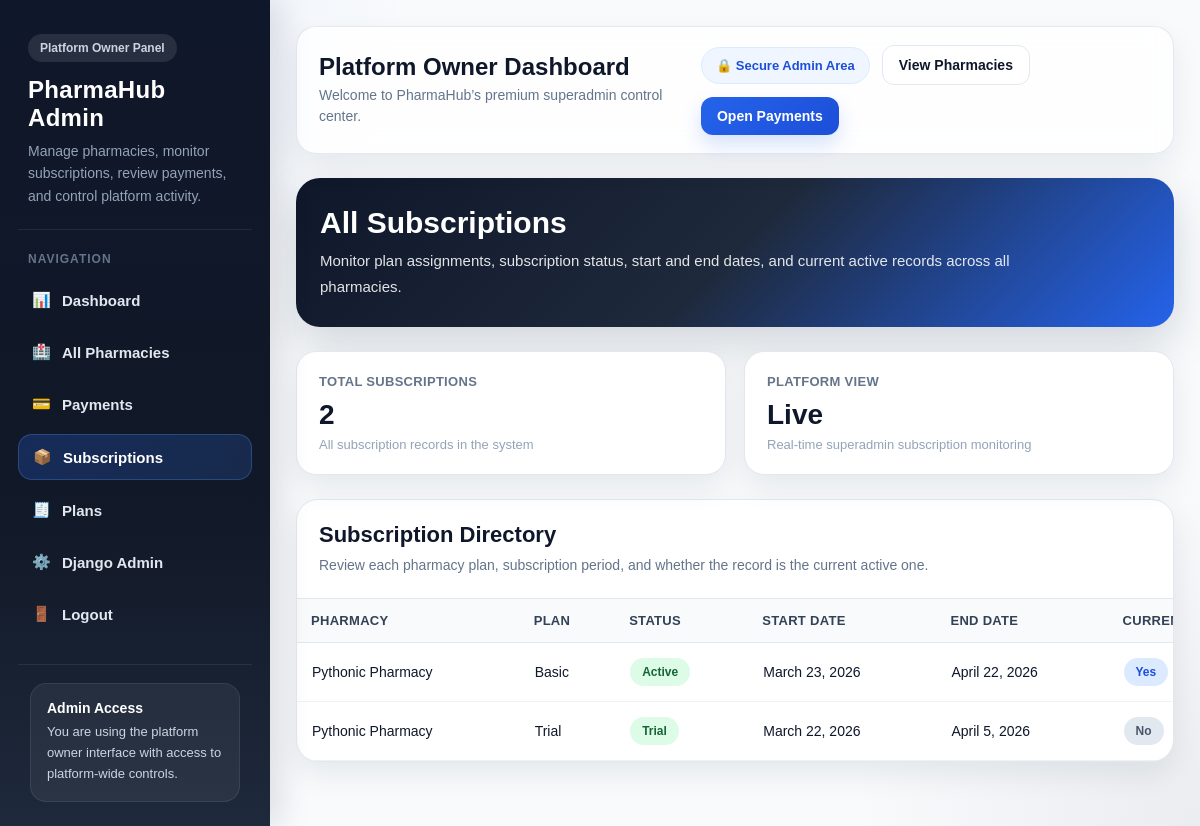
Page /superadmin/subscriptions/ (signed in) on the earlier database version.
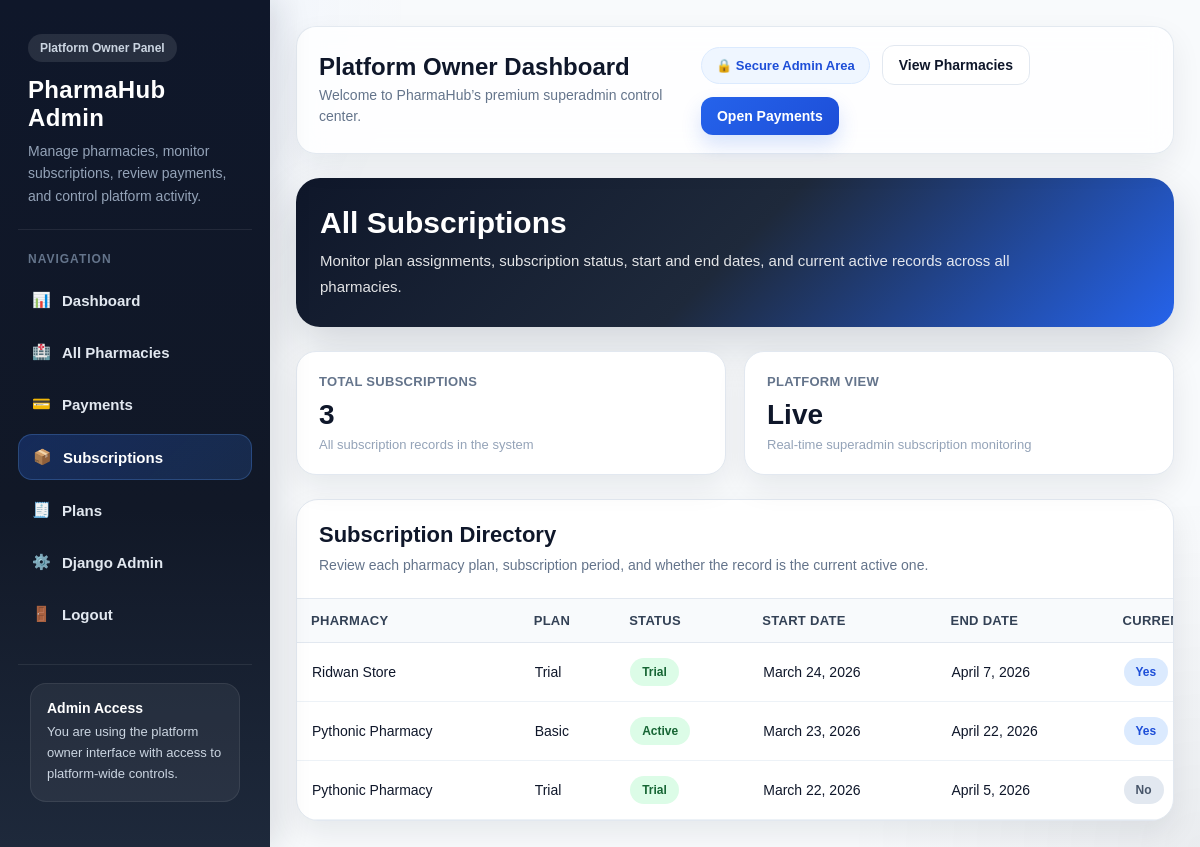
Same page on the later database version.
### subscriptions/models.py (models this page shows, shortened)
class Subscription(models.Model):
    STATUS_CHOICES = (
        ('trial', 'Trial'),
        ('active', 'Active'),
        ('expired', 'Expired'),
        ('pending', 'Pending'),
        ('cancelled', 'Cancelled'),
    )
    pharmacy = models.ForeignKey(
        Pharmacy,
        on_delete=models.CASCADE,
        related_name='subscriptions'
    )
    plan = models.ForeignKey(
        Plan,
        on_delete=models.SET_NULL,
        null=True,
        blank=True
    )
    status = models.CharField(max_length=20, choices=STATUS_CHOICES, default='pending')
    start_date = models.DateField()
    end_date = models.DateField()
    is_current = models.BooleanField(default=True)

class Plan(models.Model):
    BILLING_CHOICES = (
        ('monthly', 'Monthly'),
        ('yearly', 'Yearly'),
    )
    name = models.CharField(max_length=100)
    price = models.DecimalField(max_digits=12, decimal_places=2)
    billing_cycle = models.CharField(max_length=20, choices=BILLING_CHOICES, default='monthly')
    duration_days = models.PositiveIntegerField(default=30)
    max_staff = models.PositiveIntegerField(default=3)
    description = models.TextField(blank=True, null=True)
    is_active = models.BooleanField(default=True)

### pharmacies/models.py (models this page shows, shortened)
class Pharmacy(models.Model):
    name = models.CharField(max_length=255)
    email = models.EmailField(unique=True)
    phone = models.CharField(max_length=20, blank=True, null=True)
    address = models.TextField(blank=True, null=True)
    is_active = models.BooleanField(default=True)
    is_suspended_by_owner = models.BooleanField(default=False)
    suspension_reason = models.CharField(max_length=255, blank=True, null=True)
    created_at = models.DateTimeField(auto_now_add=True)
    class Meta:
        ordering = ['name']

### superadmin_panel/views.py (the view)
# urls.py: path('subscriptions/', views.subscription_list, name='admin_subscription_list'),
@superadmin_required
def subscription_list(request):
    subscriptions = Subscription.objects.select_related('pharmacy', 'plan').order_by('-id')
    return render(request, 'superadmin_panel/subscription_list.html', {
        'subscriptions': subscriptions
    })

### templates/superadmin_panel/subscription_list.html (shortened to what this page needs)
{% extends 'superadmin_panel/superadmin_base.html' %}
{% block content %}
<div class="page-hero">
    <h2>All Subscriptions</h2>
    <p>
        Monitor plan assignments, subscription status, start and end dates, and current active records across all pharmacies.
    </p>
</div>
<div class="stats-row">
    <div class="stat-card">
        <div class="label">Total Subscriptions</div>
        <div class="value">{{ subscriptions|length }}</div>
        <div class="note">All subscription records in the system</div>
    </div>
    <div class="stat-card">
        <div class="label">Platform View</div>
        <div class="value">Live</div>
        <div class="note">Real-time superadmin subscription monitoring</div>
    </div>
</div>
<div class="table-card">
    <div class="table-header">
        <h3>Subscription Directory</h3>
        <p>Review each pharmacy plan, subscription period, and whether the record is the current active one.</p>
    </div>
    <div class="table-responsive">
        <table class="subscription-table">
            <thead>
                <tr>
                    <th>Pharmacy</th>
                    <th>Plan</th>
                    <th>Status</th>
                    <th>Start Date</th>
                    <th>End Date</th>
                    <th>Current</th>
                </tr>
            </thead>
            <tbody>
                {% for subscription in subscriptions %}
                <tr>
                    <td>{{ subscription.pharmacy.name }}</td>
                    <td>
                        {% if subscription.plan %}
                            {{ subscription.plan.name }}
                        {% else %}
                            Trial
                        {% endif %}
                    </td>
                    <td>
                        {% if subscription.status == 'active' %}
                            <span class="status-badge status-active">Active</span>
                        {% elif subscription.status == 'trial' %}
                            <span class="status-badge status-trial">Trial</span>
                        {% elif subscription.status == 'pending' %}
                            <span class="status-badge status-pending">Pending</span>
                        {% elif subscription.status == 'suspended' %}
                            <span class="status-badge status-suspended">Suspended</span>
                        {% else %}
                            <span class="status-badge status-expired">{{ subscription.status }}</span>
                        {% endif %}
                    </td>
                    <td>{{ subscription.start_date }}</td>
                    <td>{{ subscription.end_date }}</td>
                    <td>
                        {% if subscription.is_current %}
                            <span class="status-badge current-yes">Yes</span>
                        {% else %}
                            <span class="status-badge current-no">No</span>
                        {% endif %}
                    </td>
                </tr>
                {% empty %}
                <tr>
                    <td colspan="6" class="empty">No subscriptions found.</td>
                </tr>
                {% endfor %}
            </tbody>
        </table>
    </div>
</div>
{% endblock %}

Differences in the rows shown:
added Subscription: pharmacy.name "Ridwan Store", shows "Trial", status "Trial", start_date "March 24, 2026", end_date "April 7, 2026", is_current "Yes"
Other differences:
{{ subscriptions|length }}: "2" → "3"
